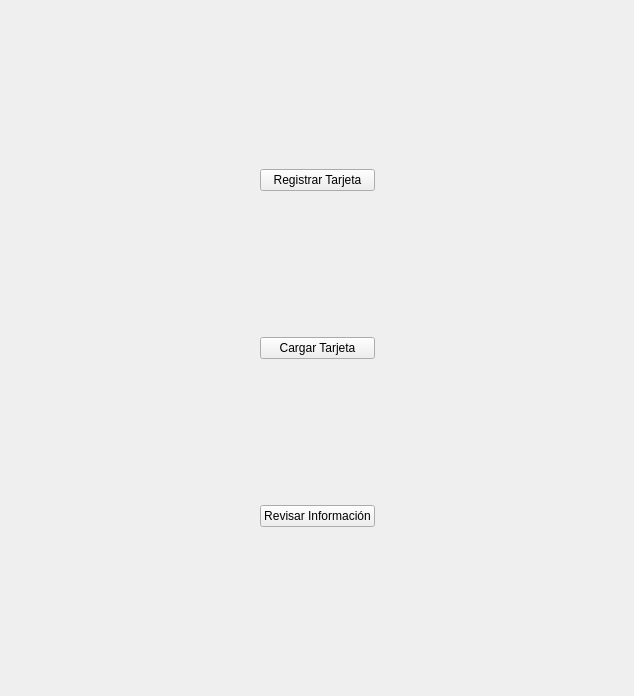
<?xml version="1.0" encoding="UTF-8"?>
<ui version="4.0">
 <class>main_interface</class>
 <widget class="QWidget" name="main_interface">
  <property name="geometry">
   <rect>
    <x>0</x>
    <y>0</y>
    <width>634</width>
    <height>696</height>
   </rect>
  </property>
  <property name="windowTitle">
   <string>Form</string>
  </property>
  <property name="styleSheet">
   <string notr="true"/>
  </property>
  <layout class="QVBoxLayout" name="verticalLayout">
   <item>
    <widget class="QWidget" name="body_container" native="true">
     <layout class="QHBoxLayout" name="horizontalLayout">
      <item>
       <spacer name="left_space">
        <property name="orientation">
         <enum>Qt::Horizontal</enum>
        </property>
        <property name="sizeHint" stdset="0">
         <size>
          <width>40</width>
          <height>20</height>
         </size>
        </property>
       </spacer>
      </item>
      <item>
       <widget class="QWidget" name="button_container" native="true">
        <property name="sizePolicy">
         <sizepolicy hsizetype="Preferred" vsizetype="Expanding">
          <horstretch>0</horstretch>
          <verstretch>0</verstretch>
         </sizepolicy>
        </property>
        <layout class="QVBoxLayout" name="verticalLayout_2">
         <item>
          <widget class="QPushButton" name="register_btn">
           <property name="text">
            <string>Registrar Tarjeta</string>
           </property>
          </widget>
         </item>
         <item>
          <widget class="QPushButton" name="charge_btn">
           <property name="text">
            <string>Cargar Tarjeta</string>
           </property>
          </widget>
         </item>
         <item>
          <widget class="QPushButton" name="info_btn">
           <property name="text">
            <string>Revisar Información</string>
           </property>
          </widget>
         </item>
        </layout>
       </widget>
      </item>
      <item>
       <spacer name="right_space">
        <property name="orientation">
         <enum>Qt::Horizontal</enum>
        </property>
        <property name="sizeHint" stdset="0">
         <size>
          <width>40</width>
          <height>20</height>
         </size>
        </property>
       </spacer>
      </item>
     </layout>
    </widget>
   </item>
  </layout>
 </widget>
 <resources/>
 <connections/>
</ui>
